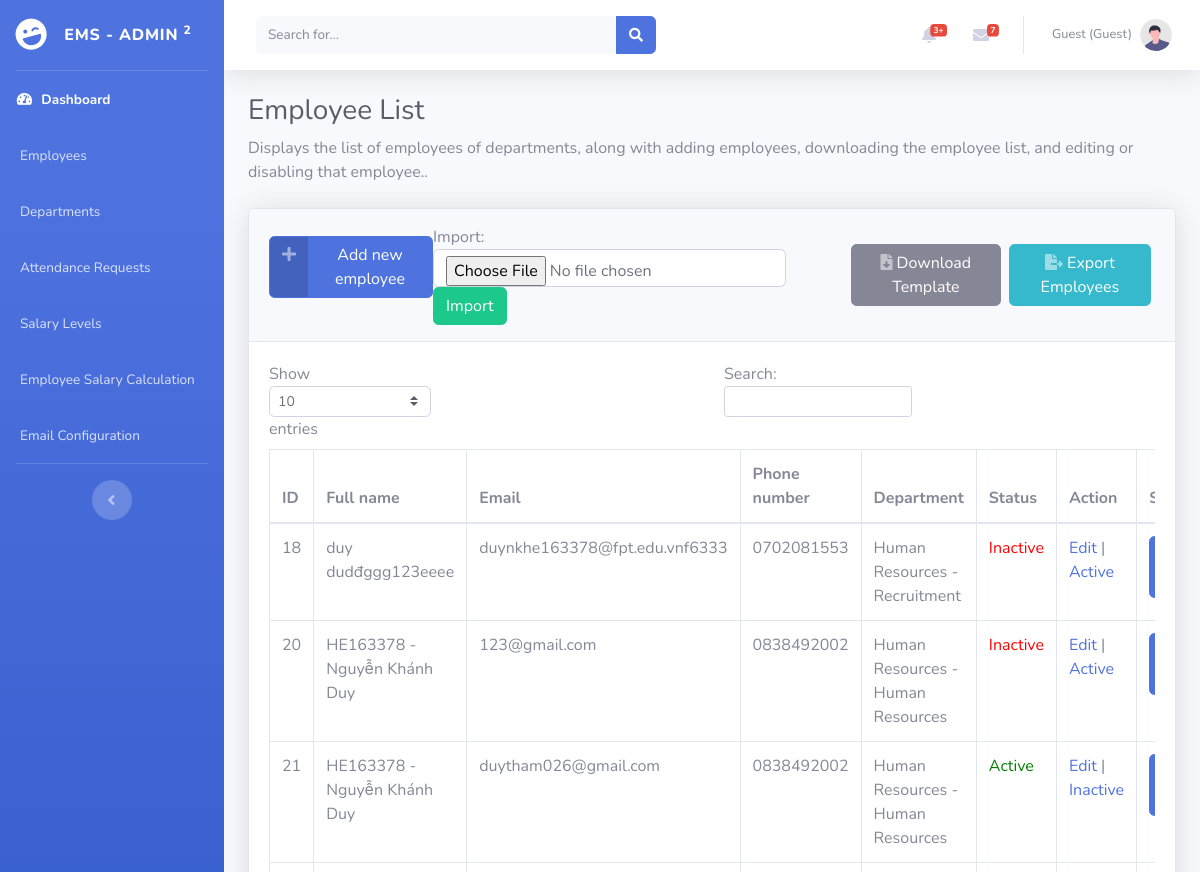
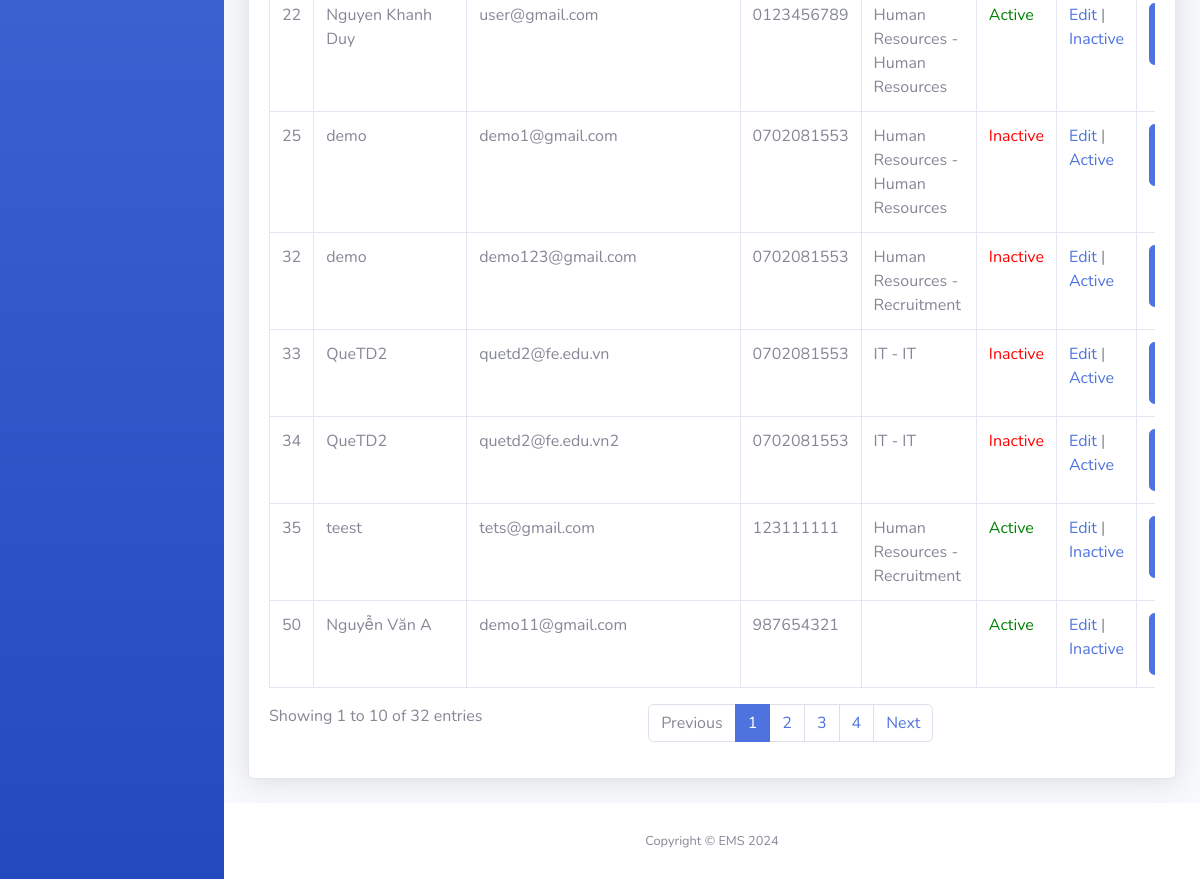
Screenshot of /admin/manage_employees.php with the database file from the repository (2 pictures, top to bottom).
### tables this page shows
CREATE TABLE `user` (
  `Id` int NOT NULL AUTO_INCREMENT,
  `FullName` varchar(255) NOT NULL,
  `Email` varchar(255) NOT NULL,
  `PhoneNumber` varchar(15) DEFAULT NULL,
  `Position` varchar(100) DEFAULT NULL,
  `Password` varchar(255) NOT NULL,
  `DepartmentID` int DEFAULT NULL,
  `RoleID` int NOT NULL,
  `Status` enum('active','inactive') DEFAULT 'active',
  `salary_level_id` int DEFAULT NULL,
  PRIMARY KEY (`Id`),
  UNIQUE KEY `Email_UNIQUE` (`Email`),
  KEY `RoleID` (`RoleID`),
  KEY `user_ibfk_1` (`DepartmentID`),
  KEY `salary_level_id` (`salary_level_id`),
  CONSTRAINT `user_ibfk_1` FOREIGN KEY (`DepartmentID`) REFERENCES `department` (`Id`) ON DELETE CASCADE ON UPDATE CASCADE,
  CONSTRAINT `user_ibfk_2` FOREIGN KEY (`RoleID`) REFERENCES `role` (`Id`) ON DELETE CASCADE ON UPDATE CASCADE,
  CONSTRAINT `user_ibfk_3` FOREIGN KEY (`salary_level_id`) REFERENCES `salary_levels` (`id`)
);

CREATE TABLE `department` (
  `Id` int NOT NULL AUTO_INCREMENT,
  `DepartmentName` varchar(255) NOT NULL,
  `ParentDepartmentID` int DEFAULT NULL,
  `Status` enum('active','inactive') DEFAULT 'active',
  PRIMARY KEY (`Id`),
  KEY `ParentDepartmentID` (`ParentDepartmentID`),
  CONSTRAINT `department_ibfk_1` FOREIGN KEY (`ParentDepartmentID`) REFERENCES `department` (`Id`) ON DELETE SET NULL ON UPDATE CASCADE
);

### admin/manage_employees.php (the view, shortened to what this page needs)
<?php
require_once '../config.php';
$sql = "
    SELECT u.Id, u.FullName, u.Email, u.PhoneNumber,
           d.DepartmentName AS ChildDepartment,
           pd.DepartmentName AS ParentDepartment,
           u.Status
    FROM `User` u
    LEFT JOIN `Department` d ON u.DepartmentID = d.id
    LEFT JOIN `Department` pd ON d.ParentDepartmentID = pd.id
    WHERE u.RoleID != 1 and u.RoleID != 3
";
try {
    $stmt = $conn->prepare($sql);
    $stmt->execute();
    $employees = $stmt->fetchAll(PDO::FETCH_ASSOC);
} catch (PDOException $e) {
    echo "Lỗi: " . $e->getMessage();
}
?>
<!DOCTYPE html>
<html lang="en">
<head>
    <link href="../vendor/fontawesome-free/css/all.min.css" rel="stylesheet" type="text/css">
    <link href="../css/sb-admin-2.min.css" rel="stylesheet">
</head>
<body id="page-top">
    <div id="wrapper">
        <?php include('../admin/sidebar.php') ?>
        <div id="content-wrapper" class="d-flex flex-column">
            <div id="content">
                <?php include('../templates/navbar.php') ?>
                <div class="container-fluid">
                    <h1 class="h3 mb-2 text-gray-800">Employee List</h1>
                    <p class="mb-4">Displays the list of employees of departments, along with adding employees, downloading the employee list, and editing or disabling that employee..</p>
                    <div class="card shadow mb-4">
                        <div class="card-header py-3 d-flex align-items-center">
                            <div style="margin-bottom: 15px; flex-grow: 1;">
                                <a href="add_employee.php" class="btn btn-primary btn-icon-split">
                                    <span class="icon text-white-50"><i class="fas fa-plus"></i></span>
                                    <span class="text">Add new employee</span>
                                </a>
                            </div>
                            <form action="import_employees.php" method="post" enctype="multipart/form-data" class="form-inline mr-3">
                                <label for="file" class="mr-2">Import: </label>
                                <input type="file" name="employee_file" id="file" accept=".xlsx" class="form-control mr-2">
                                <button type="submit" name="import" class="btn btn-success">Import</button>
                            </form>
                            <div class="d-flex align-items-center">
                                <form action="download_template.php" method="post" class="d-inline">
                                    <button type="submit" class="btn btn-secondary mx-1">
                                        <span class="icon text-white-50"><i class="fas fa-file-download"></i></span>
                                        Download Template
                                    </button>
                                </form>
                                <form action="export_employees.php" method="post" class="d-inline">
                                    <button type="submit" class="btn btn-info mx-1">
                                        <span class="icon text-white-50"><i class="fas fa-file-export"></i></span>
                                        Export Employees
                                    </button>
                                </form>
                            </div>
                        </div>
                        <div class="card-body">
                            <div class="table-responsive">
                                <table class="table table-bordered" id="dataTable" width="100%" cellspacing="0">
                                    <thead>
                                        <tr>
                                            <th>ID</th>
                                            <th>Full name</th>
                                            <th>Email</th>
                                            <th>Phone number</th>
                                            <th>Department</th>
                                            <th>Status</th>
                                            <th>Action</th>
                                            <th>Salary</th>
                                        </tr>
                                    </thead>
                                    <tbody>
                                        <?php if (count($employees) > 0): ?>
                                            <?php foreach ($employees as $employee): ?>
                                                <tr>
                                                    <td><?= htmlspecialchars($employee['Id']); ?></td>
                                                    <td><?= htmlspecialchars($employee['FullName']); ?></td>
                                                    <td><?= htmlspecialchars($employee['Email']); ?></td>
                                                    <td><?= htmlspecialchars($employee['PhoneNumber']); ?></td>
                                                    <td>
                                                        <?php
                                                        if (!empty($employee['ParentDepartment'])) {
                                                            echo htmlspecialchars($employee['ParentDepartment']) . ' - ' . htmlspecialchars($employee['ChildDepartment']);
                                                        } else {
                                                            echo htmlspecialchars($employee['ChildDepartment']);
                                                        }
                                                        ?>
                                                    </td>
                                                    <td>
                                                        <?php if ($employee['Status'] == 'active'): ?>
                                                            <span style="color: green;">Active</span>
                                                        <?php else: ?>
                                                            <span style="color: red;">Inactive</span>
                                                        <?php endif; ?>
                                                    </td>
                                                    <td>
                                                        <a href="edit_employee.php?id=<?= $employee['Id']; ?>">Edit</a> |
                                                        <?php if ($employee['Status'] == 'active'): ?>
                                                            <a href="#" onclick="showStatusModal(<?= $employee['Id']; ?>, 'inactive')">Inactive</a>
                                                        <?php else: ?>
                                                            <a href="#" onclick="showStatusModal(<?= $employee['Id']; ?>, 'active')">Active</a>
                                                        <?php endif; ?>
                                                    </td>
                                                    <td>
                                                        <button class="btn btn-primary" onclick="openSalaryModal(<?= $employee['Id'] ?>)">Tính lương</button>
                                                    </td>
                                                </tr>
                                            <?php endforeach; ?>
                                        <?php else: ?>
                                            <tr>
                                                <td colspan="7">There's no data in list</td>
                                            </tr>
                                        <?php endif; ?>
                                    </tbody>
                                </table>
                            </div>
                        </div>
                    </div>
                </div>
                <?php include('../templates/footer.php') ?>
            </div>
        </div>
    </div>
</body>
</html>

### admin/sidebar.php (shortened to what this page needs)
<ul class="navbar-nav bg-gradient-primary sidebar sidebar-dark accordion" id="accordionSidebar">
    <a class="sidebar-brand d-flex align-items-center justify-content-center" href="./dashboard.php">
        <div class="sidebar-brand-icon rotate-n-15">
            <i class="fas fa-laugh-wink"></i>
        </div>
        <div class="sidebar-brand-text mx-3">EMS - Admin <sup>2</sup></div>
    </a>
    <hr class="sidebar-divider my-0">
    <li class="nav-item active">
        <a class="nav-link" href="./dashboard.php">
            <i class="fas fa-fw fa-tachometer-alt"></i>
            <span>Dashboard</span></a>
    </li>
    <li class="nav-item">
        <a class="nav-link" href="./manage_employees.php">
            <span>Employees</span>
        </a>
    </li>
    <li class="nav-item">
        <a class="nav-link" href="./manage_department.php">
            <span>Departments</span>
        </a>
    </li>
    <li class="nav-item">
        <a class="nav-link" href="./attendance_request.php">
            <span>Attendance Requests</span>
        </a>
    </li>
    <li class="nav-item">
        <a class="nav-link" href="./manage_salary_levels.php">
            <span>Salary Levels</span>
        </a>
    </li>
    <li class="nav-item">
        <a class="nav-link" href="./employee_salary_calculation.php">
            <span>Employee Salary Calculation</span>
        </a>
    </li>
    <li class="nav-item">
        <a class="nav-link" href="./manage_config_email.php">
            <span>Email Configuration</span>
        </a>
    </li>
    <hr class="sidebar-divider d-none d-md-block">
    <div class="text-center d-none d-md-inline">
        <button class="rounded-circle border-0" id="sidebarToggle"></button>
    </div>
</ul>

### templates/navbar.php (shortened to what this page needs)
<?php
if (isset($_SESSION['user_id']) && isset($_SESSION['role_id']) && isset($_SESSION['email'])) {
    $userEmail = $_SESSION['email'];
    $role = '';
    switch ($_SESSION['role_id']) {
        case 1:
            $role = 'Admin';
            break;
        case 2:
            $role = 'Employee';
            break;
        case 3:
            $role = 'Department Manager';
            break;
        default:
            $role = 'Guest';
    }
} else {
    $userEmail = "Guest";
    $role = "Guest";
}
?>
<nav class="navbar navbar-expand navbar-light bg-white topbar mb-4 static-top shadow">
    <form class="d-none d-sm-inline-block form-inline mr-auto ml-md-3 my-2 my-md-0 mw-100 navbar-search">
        <div class="input-group">
            <input type="text" class="form-control bg-light border-0 small" placeholder="Search for..." aria-label="Search" aria-describedby="basic-addon2">
            <div class="input-group-append">
                <button class="btn btn-primary" type="button">
                    <i class="fas fa-search fa-sm"></i>
                </button>
            </div>
        </div>
    </form>
    <ul class="navbar-nav ml-auto">
        <li class="nav-item dropdown no-arrow mx-1">
            <a class="nav-link dropdown-toggle" href="#" id="alertsDropdown" role="button" data-toggle="dropdown" aria-haspopup="true" aria-expanded="false">
                <i class="fas fa-bell fa-fw"></i>
                <span class="badge badge-danger badge-counter">3+</span>
            </a>
        </li>
        <li class="nav-item dropdown no-arrow mx-1">
            <a class="nav-link dropdown-toggle" href="#" id="messagesDropdown" role="button" data-toggle="dropdown" aria-haspopup="true" aria-expanded="false">
                <i class="fas fa-envelope fa-fw"></i>
                <span class="badge badge-danger badge-counter">7</span>
            </a>
        </li>
        <li class="nav-item dropdown no-arrow">
            <a class="nav-link dropdown-toggle" href="#" id="userDropdown" role="button" data-toggle="dropdown" aria-haspopup="true" aria-expanded="false">
                <span class="mr-2 d-none d-lg-inline text-gray-600 small">
                    <?php echo htmlspecialchars($userEmail . " (" . $role . ")"); ?>
                </span>
                <img class="img-profile rounded-circle" src="../img/undraw_profile.svg">
            </a>
        </li>
    </ul>
</nav>

### templates/footer.php
<footer class="sticky-footer bg-white">
    <div class="container my-auto">
        <div class="copyright text-center my-auto">
            <span>Copyright &copy; EMS 2024</span>
        </div>
    </div>
</footer>

### rows the page displays
user: Id "18", FullName "duy dudđggg123eeee", Email "duynkhe163378@fpt.edu.vnf6333", PhoneNumber "0702081553", department.DepartmentName "Human Resources", DepartmentID.DepartmentName "Recruitment", Status "Inactive"
user: Id "20", FullName "HE163378 - Nguyễn Khánh Duy", Email "123@gmail.com", PhoneNumber "0838492002", DepartmentID.DepartmentName "Human Resources", Status "Inactive"
user: Id "21", FullName "HE163378 - Nguyễn Khánh Duy", Email "duytham026@gmail.com", PhoneNumber "0838492002", DepartmentID.DepartmentName "Human Resources", Status "Active"
user: Id "22", FullName "Nguyen Khanh Duy", Email "user@gmail.com", PhoneNumber "0123456789", DepartmentID.DepartmentName "Human Resources", Status "Active"
user: Id "25", FullName "demo", Email "demo1@gmail.com", PhoneNumber "0702081553", DepartmentID.DepartmentName "Human Resources", Status "Inactive"
user: Id "32", FullName "demo", Email "demo123@gmail.com", PhoneNumber "0702081553", department.DepartmentName "Human Resources", DepartmentID.DepartmentName "Recruitment", Status "Inactive"
user: Id "33", FullName "QueTD2", Email "quetd2@fe.edu.vn", PhoneNumber "0702081553", DepartmentID.DepartmentName "IT", Status "Inactive"
user: Id "34", FullName "QueTD2", Email "quetd2@fe.edu.vn2", PhoneNumber "0702081553", DepartmentID.DepartmentName "IT", Status "Inactive"
user: Id "35", FullName "teest", Email "tets@gmail.com", PhoneNumber "123111111", department.DepartmentName "Human Resources", DepartmentID.DepartmentName "Recruitment", Status "Active"
user: Id "50", FullName "Nguyễn Văn A", Email "demo11@gmail.com", PhoneNumber "987654321", Status "Active"

### other values shown
$userEmail . " (" . $role . ")" "Guest (Guest)"
